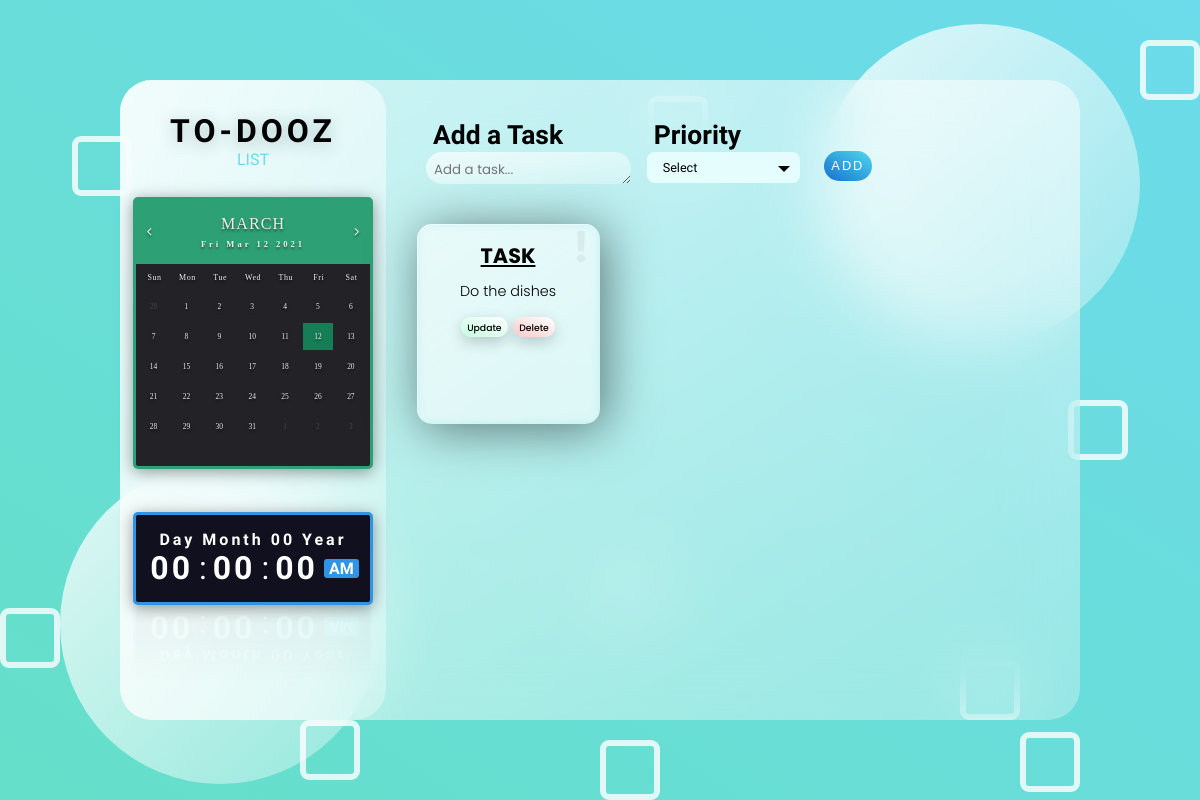
Before: /glass with the older database file.
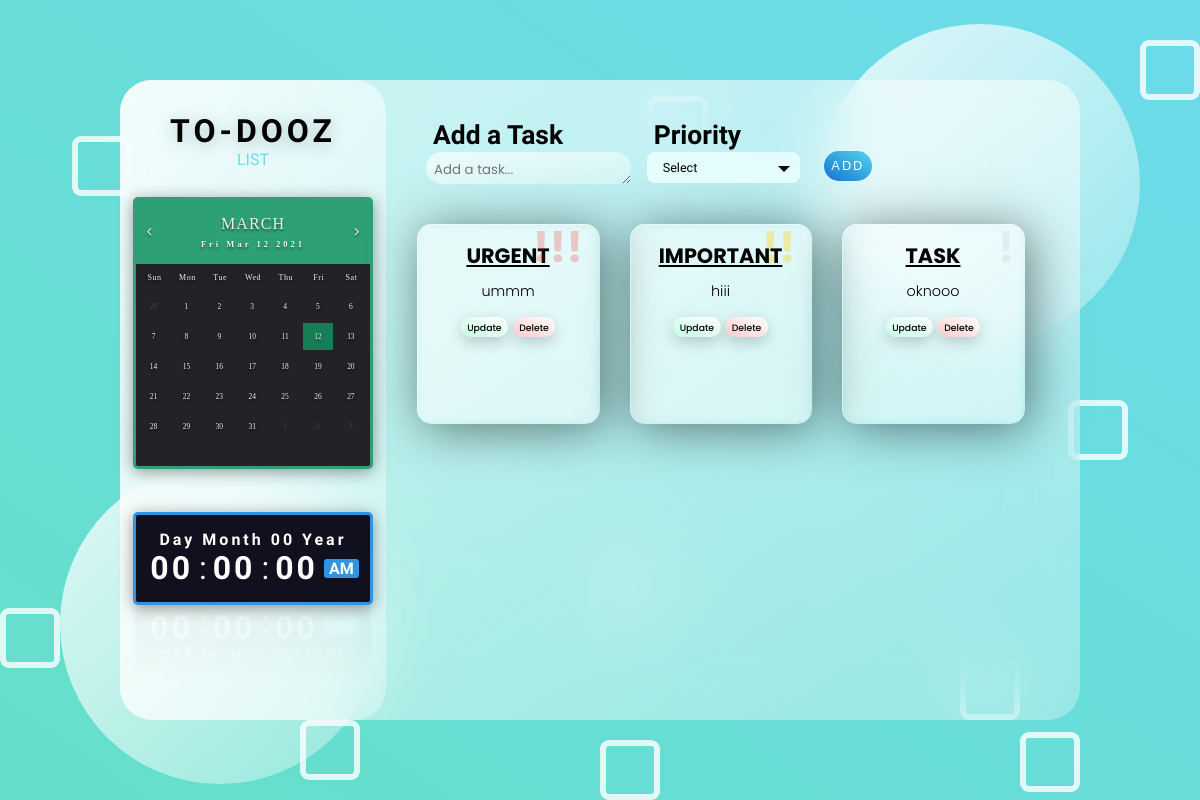
After: the same page with the newer database file.
### app.py (models this page shows, shortened)
class TodoGlass(db.Model):
    id = db.Column(db.Integer, primary_key=True)
    content = db.Column(db.String(200), nullable=False)
    category = db.Column(db.String(80), nullable=False)
    priority = db.Column(db.String(2))
    date_created = db.Column(db.DateTime, default=datetime.utcnow)

### app.py (the view)
@app.route('/glass', methods=['GET', 'POST'])
def glasshome():
    if request.method == 'POST': #grab task and put on database
        task_content = request.form['content'] #content of input
        task_priority = request.form.getlist('category')
        task_priority = task_priority[0]
        if task_priority == "Urgent":
            priority = 1
        elif task_priority == 'Important':
            priority = 2
        else:
            priority = 3
        new_task = TodoGlass(content=task_content, category=task_priority, priority=priority) #create new task from input
        try: #commit task to database
            db.session.add(new_task)
            db.session.commit()
            return redirect('/glass') #redirect back home
        except:
            return 'There was an issue adding your task'
    else:
        tasks = TodoGlass.query.order_by(TodoGlass.priority).order_by(TodoGlass.date_created).all() #return database contents in order of creation (new-old)
        return render_template('glass.html', tasks=tasks)

### templates/glass.html (shortened to what this page needs)
{% extends 'glassbase.html' %}
{% block head %}
<link
    rel='stylesheet'
    href='https://stackpath.bootstrapcdn.com/font-awesome/4.7.0/css/font-awesome.min.css'
/>
{% endblock %}
{% block body %}
<div class='dashboard'>
    <div class="titlecontainer">
        <div class="title">
            <span class='text1'>To-Dooz</span>
            <span class='text2'>List</span>
        </div>
    </div>
    <div class="container">
        <div class="calendar">
            <div class="month">
            <i class="fa fa-angle-left prev"></i>
            <div class="date">
                <h1></h1>
                <p></p>
            </div>
            <i class="fa fa-angle-right next"></i>
            </div>
            <div class="weekdays">
            <div>Sun</div>
            <div>Mon</div>
            <div>Tue</div>
            <div>Wed</div>
            <div>Thu</div>
            <div>Fri</div>
            <div>Sat</div>
            </div>
            <div class="days"></div>
        </div>
    </div>
    <div class="datetime">
        <div class="date">
            <span id='dayname'>Day</span>
            <span id='month'>Month</span>
            <span id='daynum'>00</span>
            <span id='year'>Year</span>
        </div>
        <div class="time">
            <span id='hour'>00</span>:
            <span id='minutes'>00</span>:
            <span id='seconds'>00</span>
            <span id='period'>AM</span>
        </div>
    </div>
</div>
<div class="tasks">
    <form action='/glass' method='POST'>
        <div class="addtask">
            <div class="taskname">
                <h1> Add a Task </h1>
                <textarea rows='1' placeholder="Add a task..." id='content' name='content' required></textarea>
            </div>
            <div class="priority">
                <h1>Priority</h1>
                <div class="select-box">
                    <div class="custom-select">
                        <select name='category' id='cusSelectbox'>
                            <option value="Task" >Select</option>
                        </select>
                    </div>
                </div>
            </div>
            <div class="button">
                <input class='taskbutton' type="submit" value='ADD'/>
            </div>
        </div>
    </form>
    <div class="containercard">
        {% for task in tasks %}
        <div class="card">
            <div class="content"    id='contentflip'>
                <div class="card__face card__face--front">
                    {% if task.category == 'Urgent' %}
                    <h2 class='urgent'>!!!</h2>
                    {% endif %}
                    {% if task.category == 'Important' %}
                    <h2 class='important'>!!</h2>
                    {% endif %}
                    {% if task.category == 'Task' %}
                    <h2 class='task'>!</h2>
                    {% endif %}
                    <h3>{{ task.category }}</h3>
                    <p>{{ task.content }}</p>
                    <button class=flipper type="button">Update</button>
                    <a id='deletebutton' href='/glass/delete/{{task.id}}'>Delete</a>
                </div>
                <div class="card__face card__face--back">
                    <form action="/glass/update/{{task.id}}" method="POST">
                        <div class="custom-select">
                            <select name='category' id='cusSelectbox'>
                                <option value="Task">Select Priority</option>
                            </select>
                        </div>
                        <textarea rows='5' placeholder="Add a task..." id='content' name='content' required>{{task.content}}</textarea>
                        <div class="backupdates">
                            <input class="backupdate" type="submit" value="Update">
                            <a id='deletebutton' class="backupdate" href='/glass/delete/{{task.id}}'>Delete</a>
                        </div>
                    </form>
                </div>
            </div>
        </div>
        {% endfor %}
    </div>
</div>
{% endblock %}

Changed rows visible on the page:
added TodoGlass: category "URGENT", content "ummm"
added TodoGlass: category "IMPORTANT", content "hiii"
changed TodoGlass "TASK": content "Do the dishes" → "oknooo"
